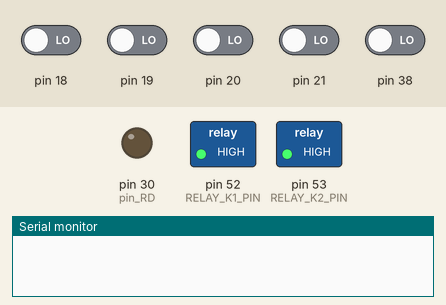
Bench run of a sketch on a simulated Arduino Mega 2560, built with avr-gcc and run on an emulated ATmega2560. Shown: switched loads named in the sketch (green lamp = pin HIGH), output pins drawn as LEDs (lit = HIGH), the last lines printed to the serial monitor. The inputs (shaded band) are chosen by the test bench; at power-on: pin 18–21, pin 38 LOW. Pins used as bus, display or sensor lines are not drawn.

Above: at 0.1 s.
At 1.1 s:
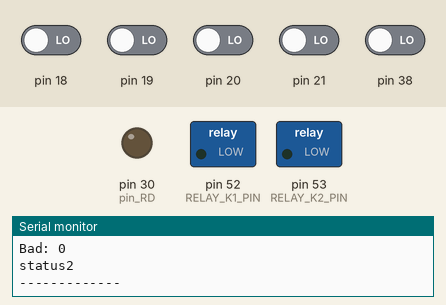
Timing chart, 0 to 2.6 s (numbered marks = the images above):
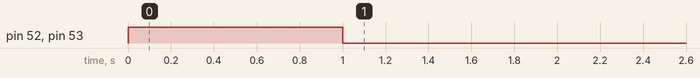

The sketch:

WaveformCode3.ino
```cpp
//Code by Christoper James

//For finding the shape of a voltage waveform (sawtooth or square)
//4. Interpret signal waveform; if it is a square wave, go right, if it is a saw-tooth wave, go left.
//a. For this task, the left plate will be the signal source, and the right plate will be ground
//b. Wave frequency will be on the order of 100 kHz
//c. Maximum current that can be sourced is 10mA
//d. The RMS voltage for both signals will be 5V

//This code is written assuming that the square wave goes from 0 to Vp.

#define Vsqmax 185    //maximum square wave voltage level
#define Vsqmin 47     //minimum square wave voltage level
#define num_samples 500 //number of samples
#define sq_thresh_percent .65 //75% of reading must be square to be a square wave
#define tri_thresh_percent .35
#define thresh_volt 0.15   //10% within the min or max = square, otherwise sawtooth

#define pin_RD 30        //pin 10 - connected to RD of the MAX153
#define pin_INT 32       //pin 11 - connected to INT of the MAX 153
#define pin_CS 34        //pin 12 - connected to CS of MAX 153

#define RELAY_K1_PIN   52 // (DIG) DPin 52 - Control Relay 1
#define RELAY_K2_PIN   53 // (DIG) DPin 53 - Control Relay

#include "math.h"

int sqcount = 0;
int sawcount = 0; //count for the square wave/sawtooth wave, variable for signal value
int badcount =0;
int my_status;
//byte value[num_samples];


byte fullRead()  //defines fullRead, the function that reads pins D0-D7 for input data
{
  byte result = PIND;
  return result;
}

void setup()
{
    pinMode(RELAY_K1_PIN, OUTPUT);
  pinMode(RELAY_K2_PIN, OUTPUT);
    digitalWrite(RELAY_K1_PIN, 1);
  digitalWrite(RELAY_K2_PIN, 1);
  delay(1000);
    digitalWrite(RELAY_K1_PIN, 0);
  digitalWrite(RELAY_K2_PIN, 0);
 pinMode(pin_CS, OUTPUT); //Pin 12 will enable / disable the MAX 153
 pinMode(pin_RD, OUTPUT); //Pin 10 will be low to read in our values, and high when finished (RD)
 pinMode(pin_INT, INPUT);  //Pin 11 will read the ADC's interrupt output to see when to stop looping (INT)
 DDRD = 0;  //Sets Port D to be an input; will read D0 - D7
   Serial.begin(9600);
}

void loop()
{
  byte val = 0;
  sqcount = 0;
  sawcount = 0;
  badcount=0;
  DDRD = 0;  //PORT D as input
//  int t1,t2;  //used to test timing
  digitalWrite(pin_CS,LOW);
  delay(1);
//  t1 = micros();
  for (int i=0; i<num_samples; i++)
  {
    unsigned int blah = 0;
    val = 0;
    //digitalWrite(pin_RD, LOW);  //write RD LOW to read in data
    PORTB &= B11111011;
    //while(digitalRead(pin_INT)) {} //while INT is HIGH, the code waits
    while(PORTB & B00001000) {}
    delayMicroseconds(4);
    val = fullRead();  //read D0-D7
//  value[i] = val;
    blah = (unsigned int)val;
    //digitalWrite(pin_RD, HIGH); //stop reading in data
    PORTB |= B00000100;
    if ((blah*1.0 >= (Vsqmax - Vsqmax*thresh_volt)) &&
        (blah*1.0 <= (Vsqmax + Vsqmax*thresh_volt)))  //if voltage is within 10% of square wave maximum
    {
      sqcount++;
    }
    else if ((blah*1.0 >= (Vsqmin - Vsqmax*thresh_volt)) &&
             (blah*1.0 <= (Vsqmin + Vsqmax*thresh_volt)))  //if voltage is within 10% of square wave minimum
    {
      sqcount++;
    }
    else  //if voltage is neither, implying that it must be inbetween
    {
      sawcount++;
    }
//    else
//    {
//      badcount++;
//    }

  }
//  t2 = micros();
  if (sqcount > num_samples*(sq_thresh_percent))   //if x% of samples are within range, then it must be a square wave
  {
    my_status = 1;//Turn to the right
  }
  else if (sawcount > num_samples*(tri_thresh_percent))   //if x% of samples are NOT within range, then it must be a sawtooth wave
  {
    my_status = 2;//Turn to the left
  }
  else  //if for some reason neither fit
  {
    my_status = 0;//ERROR!
  }

  digitalWrite(pin_CS,HIGH);
  delay(1);
  delay(1);
//  Serial.println(Vsqmax - Vsqmax*thresh_volt);
//  Serial.println(Vsqmax + Vsqmax*thresh_volt);
//  Serial.println(Vsqmin - Vsqmax*thresh_volt);
//  Serial.println(Vsqmin + Vsqmax*thresh_volt);
  Serial.print("Square: ");
  Serial.println(sqcount);
  Serial.print("Saw: ");
  Serial.println(sawcount);
  Serial.print("Bad: ");
  Serial.println(badcount);
  Serial.print("status");
  Serial.println(my_status);
//  Serial.print("time: ");
//  Serial.println(t2-t1);
  Serial.println("-------------");

//  for (int i = 0; i < num_samples; i++)
//  {
//    Serial.print(i);
//    Serial.print(",");
//    Serial.print((unsigned int)value[i]);
//    Serial.println(",");
//  }
//  for (int i = 0; i < badcount; i++)
//  {
//    Serial.print(i);
//    Serial.print(",");
//    Serial.print((unsigned int)bad[i]);
//    Serial.println(",");
//  }
  delay(1);
  delay(20000);
}
```
